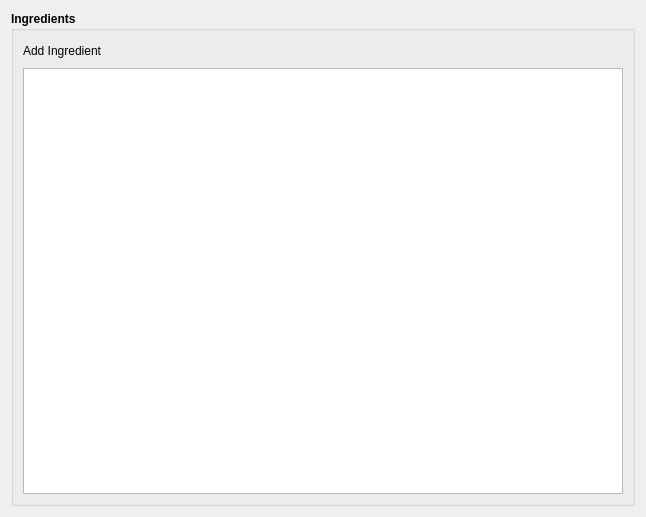
<?xml version="1.0" encoding="UTF-8"?>
<ui version="4.0">
 <class>RecipeCoreIngredientsInputWidget</class>
 <widget class="QWidget" name="RecipeCoreIngredientsInputWidget">
  <property name="geometry">
   <rect>
    <x>0</x>
    <y>0</y>
    <width>646</width>
    <height>517</height>
   </rect>
  </property>
  <property name="windowTitle">
   <string>Form</string>
  </property>
  <layout class="QGridLayout" name="gridLayout">
   <item row="0" column="0">
    <widget class="QGroupBox" name="groupBox">
     <property name="font">
      <font>
       <weight>75</weight>
       <bold>true</bold>
      </font>
     </property>
     <property name="title">
      <string>Ingredients</string>
     </property>
     <layout class="QGridLayout" name="gridLayout_3">
      <item row="0" column="0">
       <layout class="QVBoxLayout" name="verticalLayout">
        <item>
         <layout class="QHBoxLayout" name="horizontalLayout">
          <item>
           <widget class="QLabel" name="label">
            <property name="font">
             <font>
              <weight>50</weight>
              <bold>false</bold>
             </font>
            </property>
            <property name="text">
             <string>Add Ingredient</string>
            </property>
           </widget>
          </item>
          <item>
           <widget class="QPushButton" name="addIngredientPushButton">
            <property name="text">
             <string/>
            </property>
            <property name="icon">
             <iconset resource="resources/resources.qrc">
              <normaloff>:/icons/sign-add-icon.png</normaloff>:/icons/sign-add-icon.png</iconset>
            </property>
            <property name="iconSize">
             <size>
              <width>64</width>
              <height>32</height>
             </size>
            </property>
            <property name="default">
             <bool>false</bool>
            </property>
            <property name="flat">
             <bool>true</bool>
            </property>
           </widget>
          </item>
         </layout>
        </item>
        <item>
         <widget class="QTableView" name="ingredientsTableView">
          <property name="editTriggers">
           <set>QAbstractItemView::NoEditTriggers</set>
          </property>
          <property name="selectionBehavior">
           <enum>QAbstractItemView::SelectRows</enum>
          </property>
          <attribute name="horizontalHeaderHighlightSections">
           <bool>false</bool>
          </attribute>
          <attribute name="verticalHeaderCascadingSectionResizes">
           <bool>false</bool>
          </attribute>
         </widget>
        </item>
       </layout>
      </item>
     </layout>
    </widget>
   </item>
  </layout>
 </widget>
 <resources>
  <include location="resources/resources.qrc"/>
 </resources>
 <connections/>
</ui>
